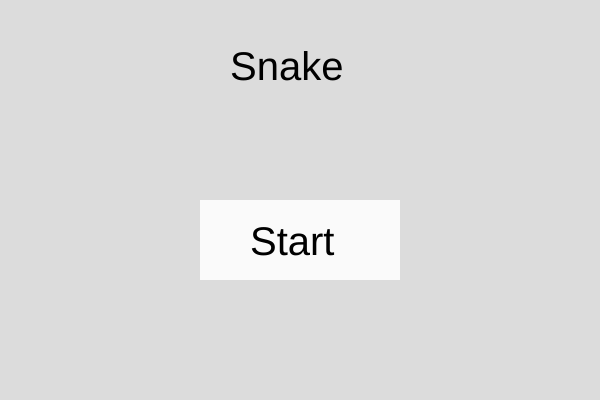
Frame 1 (no input)
Frame 60 (no input): identical to frame 1, image omitted
Frame 120 (the mouse pressed at the canvas centre since frame 60): identical to frame 1, image omitted

The p5.js sketch that drew this single still picture (run headless with seeded random() and noise() and a simulated clock; from frame 60 on, the mouse is pressed at the canvas centre):

// p5.js sketch
// ── sketch.js

let speed, timer, menu, gameOver, pauseControl, x, y, snake, length, apple, dir, growth, score;
speed = 100;
timer = 0;
menu = true;
gameOver = false;
pauseControl = false;
growth = 2;
score = 0;
x = 0;
y = 0;
snake = [];
length = 1;
apple = [randomInt(0,29), randomInt(0, 19)];
dir = "right";


function randomInt(min, max) {
    min = Math.ceil(min);
    max = Math.floor(max);
    return Math.floor(Math.random() * (max - min) + min);
}

function setup(){
    createCanvas(600, 400);
    //frameRate(fr);
}

const drawGame = () => {
    background(220);
    drawSnake();
    drawApple();
    fill(0);
    textSize(12);
    text(`Score: ${score.toString()}`, 10, 10);

    if(millis() >= timer+speed) {
        console.log('timer');
        update();
        timer = millis();
    }
}
const drawSnake = () => {
    fill(150);
    rect(x*20, y*20, 20);
    for(let i = 0; i < snake.length; i++){
        rect(snake[i][0]*20, snake[i][1]*20, 20);
    }
}
const drawApple = () => {
    fill(0);
    rect(apple[0]*20, apple[1]*20, 20, 20);
}
const update = () => {
        switch (dir) {
            case "right":
                x += 1;
                break;
            case "left":
                x -= 1;
                break;
            case "up":
                y -= 1;
                break;
            case"down":
                y += 1;
                break;
        }
    checkCollision();
    snake.push([x,y]);
    if (snake.length > length) {
        snake.shift();
    }
    pauseControl = false;
    checkApple();
}

const checkApple = () => {
    if(x==apple[0] && y==apple[1]){
        length += growth;
        score++;
        apple = [randomInt(0,29), randomInt(0, 19)];
        for(let i = 0; i < snake.length; i++){
            if (snake[i][0] == apple[0] && snake[i][1] == apple[1]) apple = [randomInt(0,29), randomInt(0, 19)];
        }
    }
}

const checkCollision = () => {
    for(let i = 0; i < snake.length; i++){
        if(snake[i][0] == x && snake[i][1] == y) gameOver = true;
    }
    if(x > 29 || x < 0 || y > 19 || y < 0) gameOver = true;
}

const drawMenu = () => {
    background(220);
    textSize(40);
    fill(0);
    text("Snake", 230, 80);
    strokeWeight(0);
    if(mouseX > 200 && mouseX < 400 && mouseY > 200 && mouseY < 280){
        fill(200);
    } else {
        fill(250);
    }
    rect(200, 200, 200, 80);
    fill(0);
    text("Start", 250, 255);
}

const drawGameOver = () => {
    textSize(40);
    fill(0);
    text("Game Over!", 175, 80);
    strokeWeight(0);
    if(mouseX > 200 && mouseX < 400 && mouseY > 200 && mouseY < 280){
        fill(200);
    } else {
        fill(250);
    }
    rect(200, 200, 200, 80);
    fill(0);
    text("Menu", 250, 255);

}


function draw(){
    if(menu){
        drawMenu();
    } else if (gameOver){
        drawGameOver();
    } else {
        drawGame();
    }
}
function mousePressed() {
    if (menu) {
        if(mouseX > 200 && mouseX < 400 && mouseY > 200 && mouseY < 280){
            menu = false;
            timer = millis();
        }
    } else if (gameOver){
        if(mouseX > 200 && mouseX < 400 && mouseY > 200 && mouseY < 280){
            menu = true;
            gameOver = false;
            x = 0;
            y = 0;
            dir = "right";
            snake = [];
            length = 1;
            score = 0;
        }

    } else {

    }
}

function keyPressed() {
    if(!menu && !gameOver && !pauseControl) {
        switch(keyCode){
            case 87:
                if(dir != "down"){
                    dir = "up"
                    pauseControl = true;
                };
                break;
            case 65:
                if(dir != "right"){
                    dir = "left"
                    pauseControl = true;
                };
                break;
            case 83:
                if(dir != "up"){
                    dir = "down"
                    pauseControl = true;
                };
                break;
            case 68:
                if(dir != "left"){
                    dir = "right"
                    pauseControl = true;
                };
                break;
        }
    }
}
